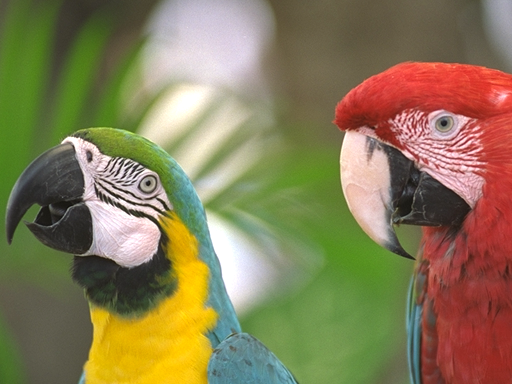
%> input picture CurveletQA_release/image1.bmp, 512 x 384 px
$ octave --eval "result = getFeatures(imread('CurveletQA_release/image1.bmp'));"   (GNU Octave 9; MATLAB toolbox functions it lacks are replaced by stand-ins)
%> lines starting %> are read from the running program, lines starting %| are printed output that depends on the picture
### GRAD_LOG_CP_TIP/Grad_LOG_CP_TIP.m
function out = Grad_LOG_CP_TIP(imd)

sigma = 0.5;
[gx,gy] = gaussian_derivative(imd,sigma);
grad_im = sqrt(gx.^2+gy.^2);

window2 = fspecial('log', 2*ceil(3*sigma)+1, sigma);
window2 =  window2/sum(abs(window2(:)));
log_im = abs(filter2(window2, imd, 'same'));

ratio = 2.5; % default value 2.5 is the average ratio of GM to LOG on LIVE database
grad_im = abs(grad_im/ratio);

%Normalization
c0 = 4*0.05;
sigmaN = 2*sigma;
window1 = fspecial('gaussian',2*ceil(3*sigmaN)+1, sigmaN);
window1 = window1/sum(window1(:));
Nmap = sqrt(filter2(window1,mean(cat(3,grad_im,log_im).^2,3),'same'))+c0;
grad_im = (grad_im)./Nmap;
log_im = (log_im)./Nmap;
% remove the borders, which may be the wrong results of a convolution
% operation
h = ceil(3*sigmaN);
grad_im = abs(grad_im(h:end-h+1,h:end-h+1,:));
log_im = abs(log_im(h:end-h+1,h:end-h+1));

ctrs{1} = 1:10;ctrs{2} = 1:10;
% histogram computation
step1 = 0.20;
step2 = 0.20;
grad_qun = ceil(grad_im/step1);
log_im_qun = ceil(log_im/step2);

N1 = hist3([grad_qun(:),log_im_qun(:)],ctrs);
N1 = N1/sum(N1(:));
NG = sum(N1,2); NL = sum(N1,1);

alpha1 = 0.0001;
% condition probability: Grad conditioned on LOG
cp_GL = N1./(repmat(NL,size(N1,1),1)+alpha1);
cp_GL_H=  sum(cp_GL,2)';
cp_GL_H = cp_GL_H/sum(cp_GL_H);
% condition probability: LOG conditioned on Grad
cp_LG = N1./(repmat(NG,1,size(N1,2))+alpha1);
cp_LG_H = sum(cp_LG,1);
cp_LG_H = cp_LG_H/(sum(cp_LG_H));

out = [NG', NL, cp_GL_H,cp_LG_H];
end


function [gx,gy] = gaussian_derivative(imd,sigma)
window1 = fspecial('gaussian',2*ceil(3*sigma)+1+2, sigma);
winx = window1(2:end-1,2:end-1)-window1(2:end-1,3:end);winx = winx/sum(abs(winx(:)));
winy = window1(2:end-1,2:end-1)-window1(3:end,2:end-1);winy = winy/sum(abs(winy(:)));
gx = filter2(winx,imd,'same');
gy = filter2(winy,imd,'same');
end

### getFeatures.m
function [output] = getFeatures(img)

    YCbCr = rgb2ycbcr(img);

    f1 = Grad_LOG_CP_TIP(rgb2gray(img));
    f2 = feature_extract(rgb2gray(img));
    f3 = feature_extract_SSEQ(img,3);
    f4 = gwhglbp_feature(rgb2gray(img));
    f5 = feature_extract_curvelet(img);
    f6 = brisque_feature(im2double(rgb2gray(img)));
    f7 = higrade_1(img);
    f8 = Derivative(img);
    f9 = Bilaplacian(img);
    f10= [HighBoost(YCbCr(:,:,1)), HighBoost(YCbCr(:,:,2)), HighBoost(YCbCr(:,:,3))];
    f11= extractHOGFeatures(YCbCr(:,:,1));
    f12= extractHOGFeatures(YCbCr(:,:,2));
    f13= extractHOGFeatures(YCbCr(:,:,3));

    F1 = [mean(f1), median(f1), std(f1), kurtosis(f1), skewness(f1)];
    F2 = [mean(f2), median(f2), std(f2), kurtosis(f2), skewness(f2)];
    F3 = [mean(f3), median(f3), std(f3), kurtosis(f3), skewness(f3)];
    F4 = [mean(f4), median(f4), std(f4), kurtosis(f4), skewness(f4)];
    F5 = [mean(f5), median(f5), std(f5), kurtosis(f5), skewness(f5)];
    F6 = [mean(f6), median(f6), std(f6), kurtosis(f6), skewness(f6)];
    F7 = [mean(f7), median(f7), std(f7), kurtosis(f7), skewness(f7)];
    F8 = [mean(f8), median(f8), std(f8), kurtosis(f8), skewness(f8)];
    F9 = [mean(f9), median(f9), std(f9), kurtosis(f9), skewness(f9)];
    F10= [mean(f10), median(f10), std(f10), kurtosis(f10), skewness(f10)];
    F11= [mean(f11), median(f11), std(f11), kurtosis(f11), skewness(f11)];
    F12= [mean(f12), median(f12), std(f12), kurtosis(f12), skewness(f12)];
    F13= [mean(f13), median(f13), std(f13), kurtosis(f13), skewness(f13)];

    output = [F1,F2,F3,F4,F5,F6,F7,F8,F9,F10,F11,F12,F13];

    output(isnan(output))=0;
    output(isinf(output))=0;

end
%> in getFeatures, `YCbCr = rgb2ycbcr(img);`: YCbCr: size 384x512x3 uint8; mean of channels 1, 2, 3 122, 109.8, 135.7
%> in gaussian_derivative, `gx = filter2(winx,imd,'same');`:
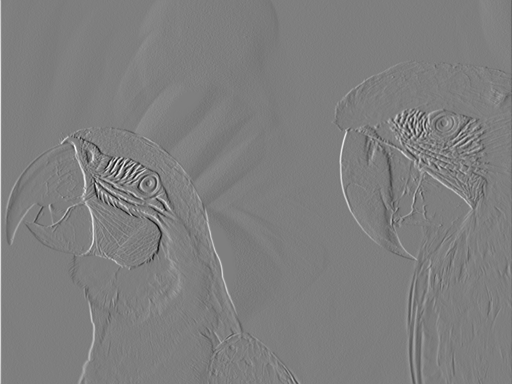
%> gx: size 384x512 double; min -70.31, max 70.91, mean 0.1; drawn with min black and max white
%> in gaussian_derivative, `gy = filter2(winy,imd,'same');`:
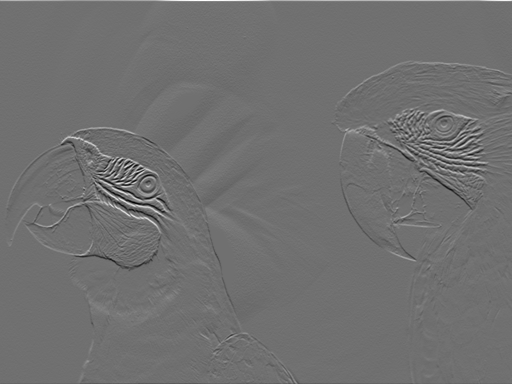
%> gy: size 384x512 double; min -71.89, max 91.07, mean 0.2; drawn with min black and max white
%> in Grad_LOG_CP_TIP, `Nmap = sqrt(filter2(window1,mean(cat(3,grad_im,log_im).^2,3),'same'))+..`:
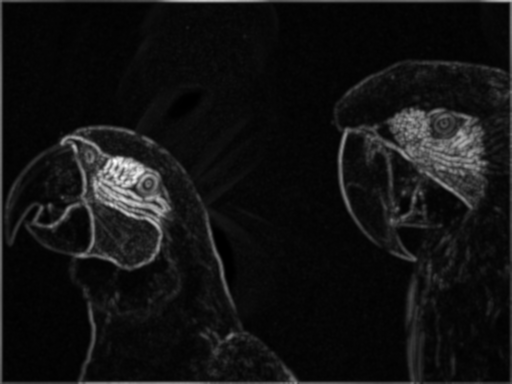
%> Nmap: size 384x512 double; min 0.217, max 28.42, mean 2.3; drawn with min black and max white
%> in Grad_LOG_CP_TIP, `grad_im = (grad_im)./Nmap;`:
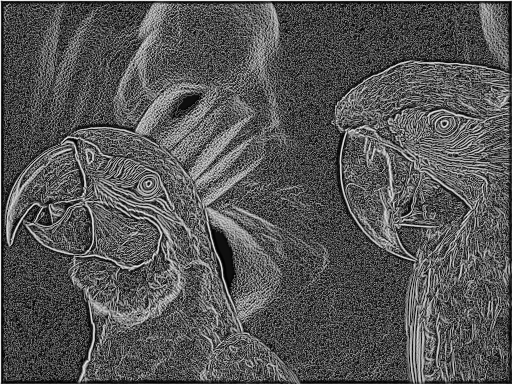
%> grad_im: size 384x512 double; min 0.000295, max 1.8, mean 0.604; drawn with min black and max white
%> in Grad_LOG_CP_TIP, `log_im = (log_im)./Nmap;`:
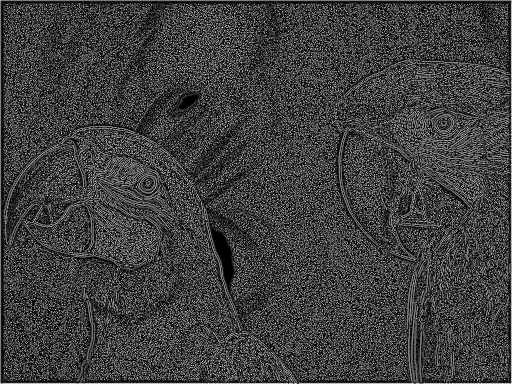
%> log_im: size 384x512 double; min 9.21e-15, max 2.84, mean 0.714; drawn with min black and max white
%> in Grad_LOG_CP_TIP, `log_im = abs(log_im(h:end-h+1,h:end-h+1));`:
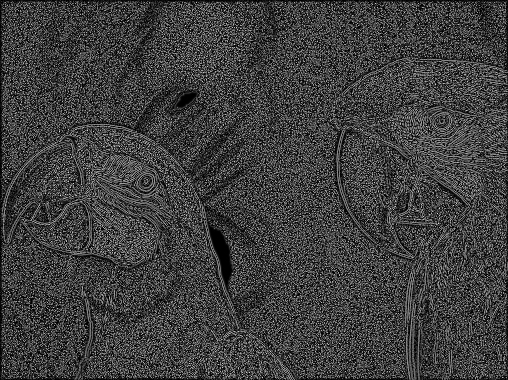
%> log_im: size 380x508 double; min 9.21e-15, max 2.84, mean 0.708; drawn with min black and max white
%> in Grad_LOG_CP_TIP, `grad_qun = ceil(grad_im/step1);`:
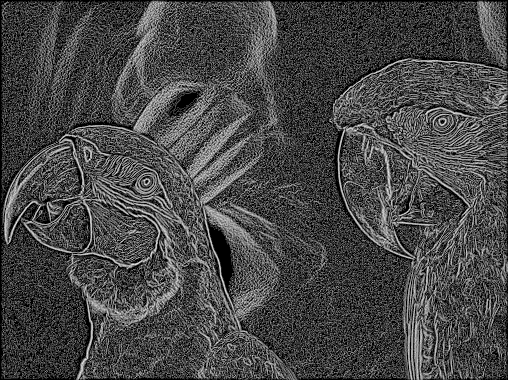
%> grad_qun: size 380x508 double; min 1, max 10, mean 3.52; drawn with min black and max white
%> in Grad_LOG_CP_TIP, `NG = sum(N1,2)`: NG = [0.107; 0.197; 0.23; 0.2; 0.134; 0.0789; 0.0405; 0.0127; 0.000554; 5.18e-06]
%> in Grad_LOG_CP_TIP, `NL = sum(N1,1)`: NL = [0.17 0.157 0.146 0.134 0.117 0.0977 0.0767 0.0513 0.0302 0.02]
%> in Grad_LOG_CP_TIP, `cp_GL_H=  sum(cp_GL,2)';`: cp_GL_H = [0.832 1.68 2.21 2.22 1.6 0.893 0.426 0.124 0.00517 5.3e-05]
%> in Grad_LOG_CP_TIP, `cp_GL_H = cp_GL_H/sum(cp_GL_H);`: cp_GL_H = [0.0834 0.168 0.221 0.222 0.16 0.0894 0.0426 0.0125 0.000518 5.31e-06]
%> in Grad_LOG_CP_TIP, `cp_LG_H = sum(cp_LG,1);`: cp_LG_H = [1.29 1.23 1.23 1.29 1.19 1.04 0.758 0.468 0.232 0.161]
%> in Grad_LOG_CP_TIP, `cp_LG_H = cp_LG_H/(sum(cp_LG_H));`: cp_LG_H = [0.145 0.138 0.139 0.145 0.134 0.117 0.0854 0.0527 0.0261 0.0181]
%> in Grad_LOG_CP_TIP, `out = [NG', NL, cp_GL_H,cp_LG_H];`: out = 40 values, max 0.23 at index 3, min 5.18e-06 at index 10, mean 0.1
%> in getFeatures, `f1 = Grad_LOG_CP_TIP(rgb2gray(img));`: f1 has the same summary as out in Grad_LOG_CP_TIP
%> (the run ends here)
